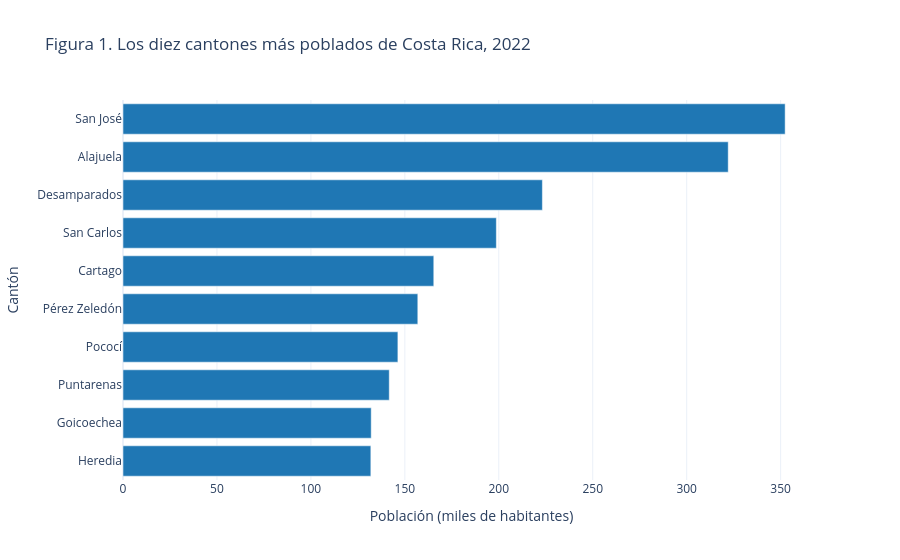

The notebook cell this image was saved under:
### Markdown cell above
San José concentra casi un tercio de la población del país en menos del 10 % de su superficie, por lo que su densidad casi duplica la de Heredia y Cartago, las siguientes. Puntarenas, Guanacaste y Limón, tres de las cuatro provincias más extensas, son las de menor densidad, con menos de 55 habitantes por km².

## Gráfico 1: los diez cantones más poblados

Para comparar una magnitud entre categorías se usa un gráfico de barras; horizontales, porque los nombres de los cantones son largos. Al pasar el cursor sobre una barra se muestra la provincia y la población exacta.

### Code cell
top10 = cantones.sort_values("poblacion", ascending=False).head(10)

fig = px.bar(
    top10,
    x="poblacion_miles",
    y="canton",
    orientation="h",
    hover_data={"provincia": True, "poblacion": ":,", "poblacion_miles": False},
    title="Figura 1. Los diez cantones más poblados de Costa Rica, 2022",
    labels={"poblacion_miles": "Población (miles de habitantes)", "canton": "Cantón", "provincia": "Provincia", "poblacion": "Población"},
)
fig.update_layout(yaxis={"categoryorder": "total ascending"})
fig.show()

### Figure 1 — Plotly figure (JSON) as saved in the notebook; plotly's stock layout.template omitted (floating-point values rounded to 4 significant figures)
{"data": [{"customdata": [["San José", 352381], ["Alajuela", 322143], ["San José", 223226], ["Alajuela", 198742], ["Cartago", 165417], ["San José", 156917], ["Limón", 146320], ["Puntarenas", 141697], ["San José", 132104], ["Heredia", 131901]], "hovertemplate": "Cantón=%{y}<br>Provincia=%{customdata[0]}<br>Población=%{customdata[1]:,}<extra></extra>", "legendgroup": "", "marker": {"color": "#1F77B4", "pattern": {"shape": ""}}, "name": "", "orientation": "h", "showlegend": false, "textposition": "auto", "type": "bar", "x": [352.4, 322.1, 223.2, 198.7, 165.4, 156.9, 146.3, 141.7, 132.1, 131.9], "xaxis": "x", "y": ["San José", "Alajuela", "Desamparados", "San Carlos", "Cartago", "Pérez Zeledón", "Pococí", "Puntarenas", "Goicoechea", "Heredia"], "yaxis": "y"}], "layout": {"barmode": "relative", "legend": {"tracegroupgap": 0}, "title": {"text": "Figura 1. Los diez cantones más poblados de Costa Rica, 2022"}, "xaxis": {"anchor": "y", "domain": [0.0, 1.0], "title": {"text": "Población (miles de habitantes)"}}, "yaxis": {"anchor": "x", "categoryorder": "total ascending", "domain": [0.0, 1.0], "title": {"text": "Cantón"}}}}
